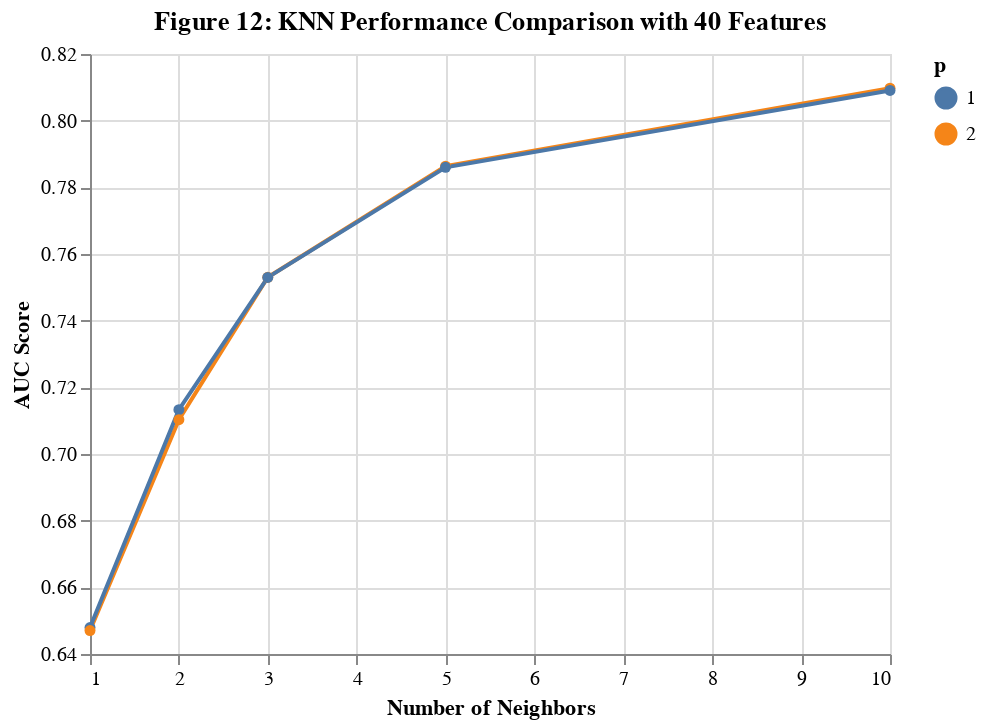

The cell this chart's notebook holds for it:
### Markdown cell above
Above are the optimal parameters for k-Nearest Neighbours model.

We will now check how good the algorithm performs for other values of p and number of neighbours.

### Code cell
#fetch performance scores for all combinations of number of features and hyper-parameters
result_KNN = get_results(gs_kNN)

#extract values where number of features is 40
result_KNN_features = result_KNN[result_KNN['feature_selector__n_features_'] == 40]

#plot the performance scores for K-Nearest Neighbour model
alt.Chart(result_KNN_features, 
          title = 'Figure 12: KNN Performance Comparison with 40 Features'
         ).mark_line(point=True).encode(alt.X('classifier_knn__n_neighbors', title = 'Number of Neighbors'),
                                        alt.Y('mean_score', title = 'AUC Score', scale = alt.Scale(zero = False)),
                                        alt.Color('classifier_knn__p:N', title = 'p')
)

### Figure 1 — Vega-Lite specification as saved in the notebook (floating-point values rounded to 4 significant figures)
{"config": {"view": {"continuousWidth": 400, "continuousHeight": 300}}, "data": {"name": "data-d990695b33ab48c5052edffabdff6272"}, "mark": {"type": "line", "point": true}, "encoding": {"color": {"type": "nominal", "field": "classifier_knn__p", "title": "p"}, "x": {"type": "quantitative", "field": "classifier_knn__n_neighbors", "title": "Number of Neighbors"}, "y": {"type": "quantitative", "field": "mean_score", "scale": {"zero": false}, "title": "AUC Score"}}, "title": "Figure 12: KNN Performance Comparison with 40 Features", "$schema": "https://vega.github.io/schema/vega-lite/v4.8.1.json", "datasets": {"data-d990695b33ab48c5052edffabdff6272": [{"mean_score": 0.8098, "classifier_knn__n_neighbors": 10.0, "classifier_knn__p": 2.0, "feature_selector__n_features_": 40.0}, {"mean_score": 0.8091, "classifier_knn__n_neighbors": 10.0, "classifier_knn__p": 1.0, "feature_selector__n_features_": 40.0}, {"mean_score": 0.7864, "classifier_knn__n_neighbors": 5.0, "classifier_knn__p": 2.0, "feature_selector__n_features_": 40.0}, {"mean_score": 0.786, "classifier_knn__n_neighbors": 5.0, "classifier_knn__p": 1.0, "feature_selector__n_features_": 40.0}, {"mean_score": 0.753, "classifier_knn__n_neighbors": 3.0, "classifier_knn__p": 2.0, "feature_selector__n_features_": 40.0}, {"mean_score": 0.753, "classifier_knn__n_neighbors": 3.0, "classifier_knn__p": 1.0, "feature_selector__n_features_": 40.0}, {"mean_score": 0.7133, "classifier_knn__n_neighbors": 2.0, "classifier_knn__p": 1.0, "feature_selector__n_features_": 40.0}, {"mean_score": 0.7103, "classifier_knn__n_neighbors": 2.0, "classifier_knn__p": 2.0, "feature_selector__n_features_": 40.0}, {"mean_score": 0.6479, "classifier_knn__n_neighbors": 1.0, "classifier_knn__p": 1.0, "feature_selector__n_features_": 40.0}, {"mean_score": 0.647, "classifier_knn__n_neighbors": 1.0, "classifier_knn__p": 2.0, "feature_selector__n_features_": 40.0}]}}
